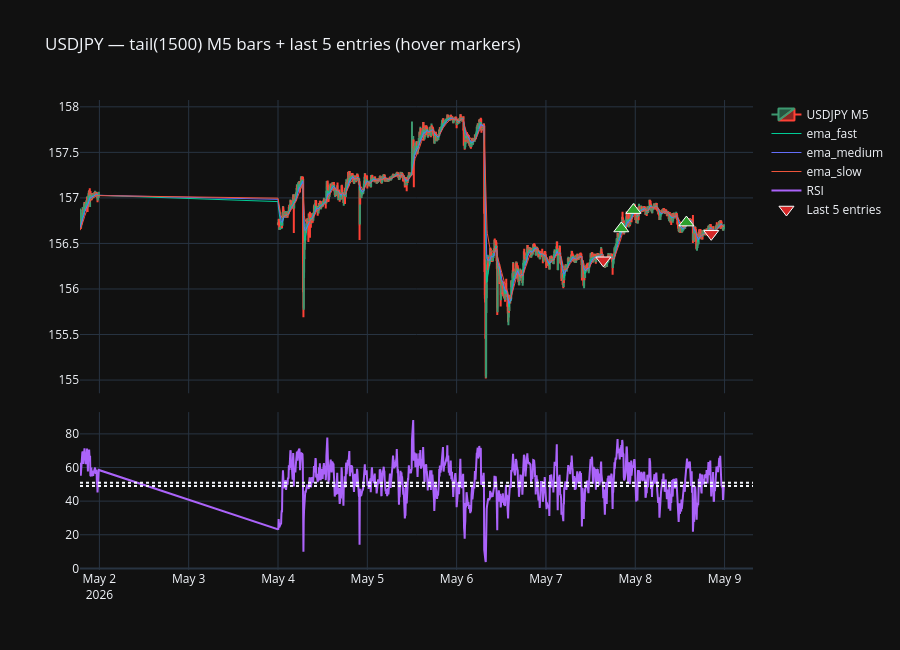

The cell this chart's notebook holds for it:
### Code cell
# SECTION 9 - Interactive Plotly chart (last 1500 M5 bars + last 5 entries + RSI)
import numpy as np
import pandas as pd
import plotly.graph_objects as go
from plotly.subplots import make_subplots

N_LAST_TRADES = 5
RSI_PERIOD = 14
BAR_TAIL = 1500


def compute_rsi(close: pd.Series, period: int = 14) -> pd.Series:
    delta = close.diff()
    gain = delta.clip(lower=0)
    loss = (-delta.clip(upper=0))
    avg_gain = gain.ewm(alpha=1 / period, min_periods=period, adjust=False).mean()
    avg_loss = loss.ewm(alpha=1 / period, min_periods=period, adjust=False).mean()
    rs = avg_gain / avg_loss.replace(0, np.nan)
    return 100 - (100 / (1 + rs))


ind = m5_ctx.sort_index().reset_index()
first_col = ind.columns[0]
if first_col != "time":
    ind = ind.rename(columns={first_col: "time"})
ind = ind.rename(columns={
    "open": "Open",
    "high": "High",
    "low": "Low",
    "close": "Close",
})

ind["ema_fast"] = ind[f"ema_{EMA_FAST}"]
ind["ema_medium"] = ind[f"ema_{EMA_MID}"]
ind["ema_slow"] = ind[f"ema_{EMA_SLOW}"]
ind["rsi"] = compute_rsi(ind["Close"], RSI_PERIOD)

tail = ind.tail(BAR_TAIL)

fig = make_subplots(
    rows=2,
    cols=1,
    shared_xaxes=True,
    row_heights=[0.65, 0.35],
    vertical_spacing=0.04,
)

fig.add_trace(
    go.Candlestick(
        x=tail["time"],
        open=tail["Open"],
        high=tail["High"],
        low=tail["Low"],
        close=tail["Close"],
        name=f"{SYMBOL} M5",
    ),
    row=1,
    col=1,
)

for ema, color in zip(
    ["ema_fast", "ema_medium", "ema_slow"],
    ["#00cc96", "#636efa", "#ef553b"],
):
    fig.add_trace(
        go.Scatter(
            x=tail["time"],
            y=tail[ema],
            name=ema,
            line=dict(color=color, width=1),
        ),
        row=1,
        col=1,
    )

fig.add_trace(
    go.Scatter(
        x=tail["time"],
        y=tail["rsi"],
        name="RSI",
        line=dict(color="#ab63fa"),
    ),
    row=2,
    col=1,
)

fig.add_hline(y=51, line_dash="dot", row=2, col=1)
fig.add_hline(y=49, line_dash="dot", row=2, col=1)

if trades_df is not None and not trades_df.empty:
    last5 = trades_df.tail(N_LAST_TRADES).copy()
    et = pd.to_datetime(last5["entry_time"], utc=False, errors="coerce")
    sym_mrk = [
        "triangle-up" if str(s).lower() == "buy" else "triangle-down"
        for s in last5["side"]
    ]
    cols = ["#2ca02c" if str(s).lower() == "buy" else "#d62728" for s in last5["side"]]
    hover_lines = []
    for _, r in last5.iterrows():
        parts = [
            f"<b>{str(r['side']).upper()}</b>",
            f"entry {float(r['entry']):.5f}",
            f"SL {float(r['sl']):.5f}  TP {float(r['tp']):.5f}",
            f"exit {float(r['exit']):.5f}  pnl {float(r['pnl']):.2f}  {r.get('result', '')}",
        ]
        if "cumulative_pnl" in last5.columns and pd.notna(r.get("cumulative_pnl")):
            parts.append(f"cumulative_pnl {float(r['cumulative_pnl']):.2f}")
        hover_lines.append("<br>".join(parts))

    fig.add_trace(
        go.Scatter(
            x=et,
            y=last5["entry"].astype(float),
            mode="markers",
            marker=dict(size=13, color=cols, symbol=sym_mrk, line=dict(width=1, color="white")),
            name=f"Last {N_LAST_TRADES} entries",
            text=hover_lines,
            hovertemplate="%{text}<extra></extra>",
        ),
        row=1,
        col=1,
    )

fig.update_layout(
    height=650,
    xaxis_rangeslider_visible=False,
    template="plotly_dark",
    title=dict(text=f"{SYMBOL} — tail({BAR_TAIL}) M5 bars + last {N_LAST_TRADES} entries (hover markers)"),
)

fig.show()

### Figure 1 — Plotly figure (JSON) as saved in the notebook; plotly's stock layout.template omitted (floating-point values rounded to 4 significant figures; data arrays with more than 128 entries replaced by an {"elided": "..."} marker saying what was removed)
{"data": [{"close": {"elided": "1500 float values"}, "high": {"elided": "1500 float values"}, "low": {"elided": "1500 float values"}, "name": "USDJPY M5", "open": {"elided": "1500 float values"}, "type": "candlestick", "x": {"elided": "1500 str values"}, "xaxis": "x", "yaxis": "y"}, {"line": {"color": "#00cc96", "width": 1}, "name": "ema_fast", "type": "scatter", "x": {"elided": "1500 str values"}, "xaxis": "x", "y": {"elided": "1500 float values"}, "yaxis": "y"}, {"line": {"color": "#636efa", "width": 1}, "name": "ema_medium", "type": "scatter", "x": {"elided": "1500 str values"}, "xaxis": "x", "y": {"elided": "1500 float values"}, "yaxis": "y"}, {"line": {"color": "#ef553b", "width": 1}, "name": "ema_slow", "type": "scatter", "x": {"elided": "1500 str values"}, "xaxis": "x", "y": {"elided": "1500 float values"}, "yaxis": "y"}, {"line": {"color": "#ab63fa"}, "name": "RSI", "type": "scatter", "x": {"elided": "1500 str values"}, "xaxis": "x2", "y": {"elided": "1500 float values"}, "yaxis": "y2"}, {"hovertemplate": "%{text}<extra></extra>", "marker": {"color": ["#d62728", "#2ca02c", "#2ca02c", "#2ca02c", "#d62728"], "line": {"color": "white", "width": 1}, "size": 13, "symbol": ["triangle-down", "triangle-up", "triangle-up", "triangle-up", "triangle-down"]}, "mode": "markers", "name": "Last 5 entries", "text": ["<b>SELL</b><br>entry 156.31500<br>SL 156.49200  TP 156.13800<br>exit 156.49200  pnl -617.65  loss<br>cumulative_pnl 51147.81", "<b>BUY</b><br>entry 156.66400<br>SL 156.51700  TP 156.81100<br>exit 156.81100  pnl 611.48  win<br>cumulative_pnl 51759.29", "<b>BUY</b><br>entry 156.86600<br>SL 156.66000  TP 157.07200<br>exit 156.66000  pnl -617.59  loss<br>cumulative_pnl 51141.70", "<b>BUY</b><br>entry 156.72900<br>SL 156.59800  TP 156.86000<br>exit 156.59800  pnl -611.42  loss<br>cumulative_pnl 50530.28", "<b>SELL</b><br>entry 156.60600<br>SL 156.72300  TP 156.48900<br>exit 156.72300  pnl -605.30  loss<br>cumulative_pnl 49924.98"], "type": "scatter", "x": ["2026-05-07T15:25:00", "2026-05-07T20:15:00", "2026-05-07T23:30:00", "2026-05-08T13:45:00", "2026-05-08T20:25:00"], "xaxis": "x", "y": [156.3, 156.7, 156.9, 156.7, 156.6], "yaxis": "y"}], "layout": {"height": 650, "shapes": [{"line": {"dash": "dot"}, "type": "line", "x0": 0, "x1": 1, "xref": "x2 domain", "y0": 51, "y1": 51, "yref": "y2"}, {"line": {"dash": "dot"}, "type": "line", "x0": 0, "x1": 1, "xref": "x2 domain", "y0": 49, "y1": 49, "yref": "y2"}], "title": {"text": "USDJPY — tail(1500) M5 bars + last 5 entries (hover markers)"}, "xaxis": {"anchor": "y", "domain": [0, 1], "matches": "x2", "rangeslider": {"visible": false}, "showticklabels": false}, "xaxis2": {"anchor": "y2", "domain": [0, 1]}, "yaxis": {"anchor": "x", "domain": [0.376, 1]}, "yaxis2": {"anchor": "x2", "domain": [0, 0.336]}}}
